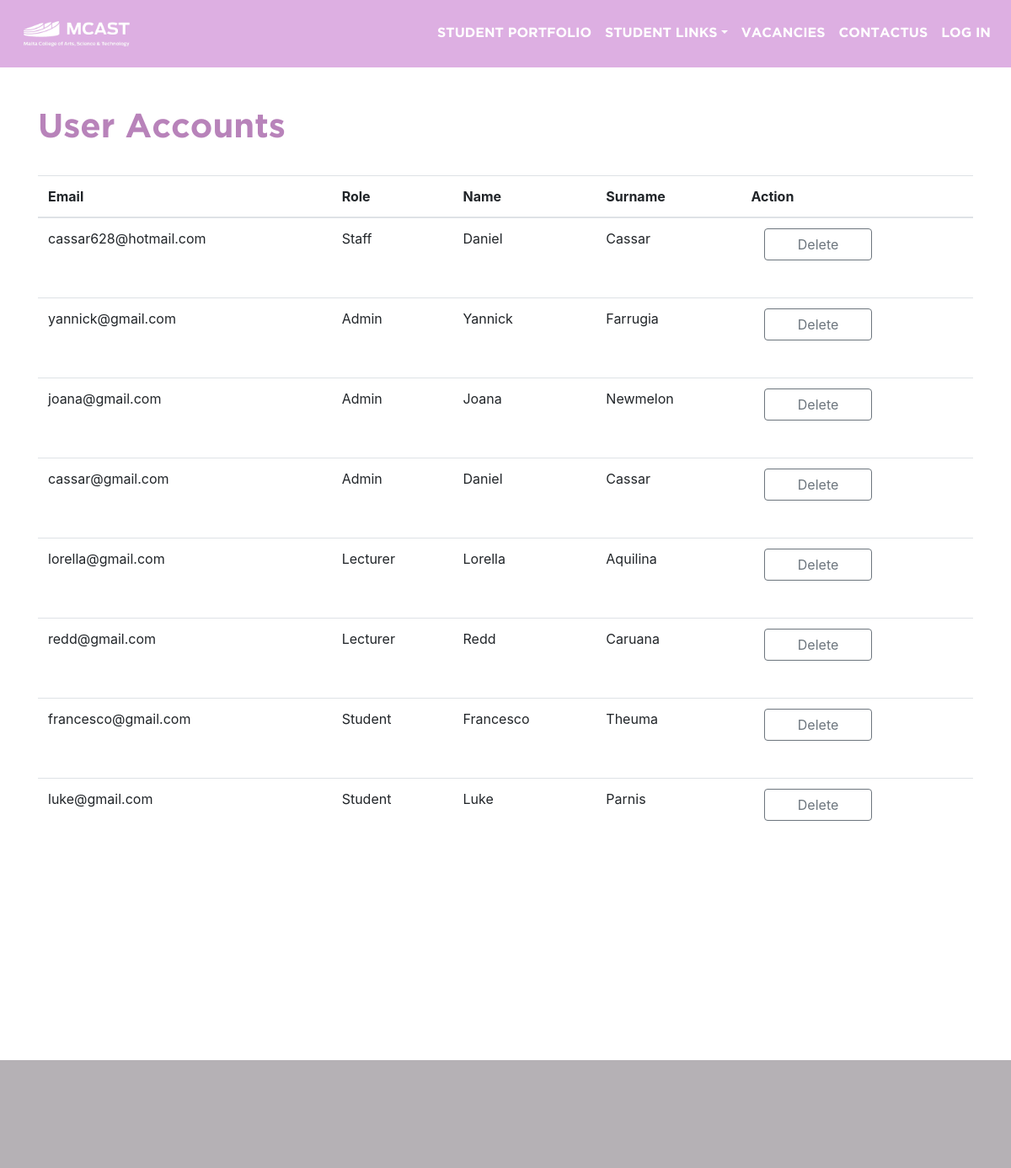
The page /ICA_WEBSITE/index.php/admin/admin on the database its author committed.
### tables this page shows
CREATE TABLE `tbl_users` (
  `id` mediumint(8) UNSIGNED NOT NULL,
  `u_email` varchar(500) NOT NULL,
  `u_password` varchar(100) NOT NULL,
  `u_salt` varchar(100) NOT NULL,
  `u_portfolio` tinyint(4) NOT NULL,
  `role_id` tinyint(2) UNSIGNED NOT NULL DEFAULT '2'
);

CREATE TABLE `tbl_roles` (
  `id` tinyint(2) UNSIGNED NOT NULL,
  `name` varchar(100) NOT NULL
);

CREATE TABLE `tbl_user_details` (
  `user_id` mediumint(8) UNSIGNED NOT NULL,
  `u_name` varchar(250) NOT NULL,
  `u_surname` varchar(250) NOT NULL,
  `u_creation` int(11) UNSIGNED NOT NULL
);

### ICA_WEBSITE/application/core/MY_Controller.php (called while the page is built, shortened)
<?php
class MY_Controller extends CI_Controller {
    protected function build($page = NULL, $param = NULL)
    {
        $this->load->view('templates/start');
        $this->load->view('navbar', $this->nav());
        if ($page != NULL)
        {
            if (is_array($page))
            {
                foreach ($page as $key => $data)
                {
                    $this->load->view($key, $data);
                }
            }
            else
            {
                $this->load->view($page, $param);
            }
        }
        $this->load->view('templates/end');
    }
    private function nav()
	{
        $nav = [];
        if($this->check_login())
        {
            $session = $this->session->userdata;
            $role = $this->session->userdata('role');
            if($role === "Admin")
            {
                $nav['STUDENT PORTFOLIO'] = 'portfolio';
                    $dropdown = [];
                    $dropdown['RESOURCES'] = 'academicResource';
                    $dropdown['ADD RESOURCE'] = 'adminAcademicResource';
                    $dropdown['DELETE RESOURCE'] = 'resourceDelete';
                    $dropdown['TIMETABLES'] = 'timetable';
                    $dropdown['ADD TIMETABLE'] = 'editTimetable';
                    $dropdown['ACCOUNTS'] = 'admin';
                    $dropdown['ADD ACCOUNT'] = 'addAccount';
                    $dropdown['VACANCY LIST'] = 'adminVacancyList';
                    $dropdown['ADD VACANCY'] = 'addVacancy';
                $nav['ADMIN LINKS'] = $dropdown;
                $nav['VACANCIES'] = 'vacancies';
                $nav['CONTACTUS'] = 'contactUs';
            }
            else if($role === "Staff")
            {
                $nav['STUDENT PORTFOLIO'] = 'portfolio';
                    $dropdown = [];
                    $dropdown['RESOURCES'] = 'academicResource';
                    $dropdown['ADD RESOURCE'] = 'adminAcademicResource';
                    $dropdown['DELETE RESOURCE'] = 'resourceDelete';
                    $dropdown['TIMETABLES'] = 'timetable';
                    $dropdown['ADD TIMETABLE'] = 'editTimetable';
                    $dropdown['VACANCY LIST'] = 'adminVacancyList';
                    $dropdown['ADD VACANCY'] = 'addVacancy';
                $nav['STAFF LINKS'] = $dropdown;
                $nav['VACANCIES'] = 'vacancies';
                $nav['CONTACTUS'] = 'contactUs';
            }
            else if($role === "Lecturer")
            {
                $nav['STUDENT PORTFOLIO'] = 'portfolio';
                    $dropdown = [];
                    $dropdown['RESOURCES'] = 'academicResource';
                    $dropdown['TIMETABLES'] = 'timetable';
                    $dropdown['ADD VACANCY'] = 'addVacancy';
                    $dropdown['SICK LEAVE'] = 'sickLeave';
                $nav['LECTURER LINKS'] = $dropdown;
                $nav['VACANCIES'] = 'vacancies';
                $nav['CONTACTUS'] = 'contactUs';
            }
            else if($role === "Student")
            {
                $nav['STUDENT PORTFOLIO'] = 'portfolio';
                    $dropdown = [];
                    $dropdown['RESOURCES'] = 'academicResource';
                    $dropdown['TIMETABLES'] = 'timetable';
                $nav['STUDENT LINKS'] = $dropdown;
                $nav['VACANCIES'] = 'vacancies';
                $nav['CONTACTUS'] = 'contactUs';
                $nav[strtoupper($session['name']).' '.strtoupper($session['surname'])] = 'portfolioUser';
            }
            $nav['LOG OUT'] = 'logout';
        }
        else
        {
            $nav['STUDENT PORTFOLIO'] = 'portfolio';
                $dropdown = [];
                $dropdown['RESOURCES'] = 'academicResource';
                $dropdown['TIMETABLES'] = 'timetable';
            $nav['STUDENT LINKS'] = $dropdown;
            $nav['VACANCIES'] = 'vacancies';
            $nav['CONTACTUS'] = 'contactUs';
            $nav['LOG IN'] = 'login';
        }
		$data = array(
			'navbar'        => $nav,
			'extra'         => array(
				'class'         => 'ml-auto'
			)
        );
        return $data;
    }
    protected function check_login()
    {
        $data = $this->session->userdata;
        if(!array_key_exists('session_code',$data))
        {
            return FALSE;
        }
        return TRUE;
    }
}

### ICA_WEBSITE/application/controllers/Admin.php (called while the page is built, shortened)
<?php
class Admin extends MY_Controller {
	public function admin()
	{
		$data = array(
			'form_action'  => 'userDelete',
			'users' 	   => $this->admin->retrieveAllUsers(),
			'delete'       => array(
                'submit'        => array(
					'type'          => 'submit',
					'class'			=> 'btn btn-outline-secondary portfolioDeleteButton',
                    'content'       => 'Delete'
                )
            ),
		);
		$this->build('admin',$data);
	}
}

### ICA_WEBSITE/index.php (called while the page is built, shortened)
<?php
require_once BASEPATH.'core/CodeIgniter.php';

### ICA_WEBSITE/application/models/Admin_Model.php (called while the page is built, shortened)
<?php
class Admin_Model extends CI_Model
{
    public function retrieveAllUsers()
    {
        return $this->db->select('
                          tbl_users.id,
                          tbl_roles.name AS role,
                          tbl_users.u_email AS email,
                          tbl_user_details.u_name AS name,
                          tbl_user_details.u_surname AS surname,')
                      ->join('tbl_user_details', 'tbl_user_details.user_id = tbl_users.id', 'left')
                      ->join('tbl_roles', 'tbl_roles.id = tbl_users.role_id', 'left')
                      ->get('tbl_users');
    }
}

### ICA_WEBSITE/application/views/admin.php (the view, shortened to what this page needs)
<div class="container">
<div class="row" >
<div class="col-lg-12 spacing6">
</div>
</div>
<section>
<h1>User Accounts</h1>
<table class="table">
 <thead>
   <tr>
      <th scope="col">Email</th>
      <th scope="col">Role</th>
      <th scope="col">Name</th>
      <th scope="col">Surname</th>
      <th scope="col">Action</th>
    </tr>
   </thead>
<?php foreach ($users->result_array() as $user): ?>
    <tr>
        <td><?=$user['email']?></td>
        <td><?=$user['role']?></td>
        <td><?=$user['name']?></td>
        <td><?=$user['surname']?></td>
        <td>
<?=form_open($form_action)?>
<?=form_button($delete['submit'])?>
<?=form_close()?>
        </td>
    </tr>
<?php endforeach;?>
</table>
</div>

### ICA_WEBSITE/assets/css/style.css (style rules this page uses)
h1 { font-family: GothamBold,Arial,sans-serif; font-weight:normal; font-style:normal; color: #b883ba; }
a { font-family: GothamBold,Arial,sans-serif; font-weight:normal; font-style:normal; }
body { width: 100%; }
.navbar-light .navbar-nav .nav-link { font-weight: bold; color: white ; }
.spacing6 { padding-top: 6em; }
.portfolioDeleteButton { padding-right: 2.4em; padding-left: 2.4em; margin-left: 1em; margin-bottom: 2em; display: block; }

### rows shown on the page
tbl_users: u_email "cassar628@hotmail.com", role.name "Staff", tbl_user_details.u_name "Daniel", tbl_user_details.u_surname "Cassar"
tbl_users: u_email "yannick@gmail.com", role.name "Admin", tbl_user_details.u_name "Yannick", tbl_user_details.u_surname "Farrugia"
tbl_users: u_email "joana@gmail.com", role.name "Admin", tbl_user_details.u_name "Joana", tbl_user_details.u_surname "Newmelon"
tbl_users: u_email "cassar@gmail.com", role.name "Admin", tbl_user_details.u_name "Daniel", tbl_user_details.u_surname "Cassar"
tbl_users: u_email "lorella@gmail.com", role.name "Lecturer", tbl_user_details.u_name "Lorella", tbl_user_details.u_surname "Aquilina"
tbl_users: u_email "redd@gmail.com", role.name "Lecturer", tbl_user_details.u_name "Redd", tbl_user_details.u_surname "Caruana"
tbl_users: u_email "francesco@gmail.com", role.name "Student", tbl_user_details.u_name "Francesco", tbl_user_details.u_surname "Theuma"
tbl_users: u_email "luke@gmail.com", role.name "Student", tbl_user_details.u_name "Luke", tbl_user_details.u_surname "Parnis"
